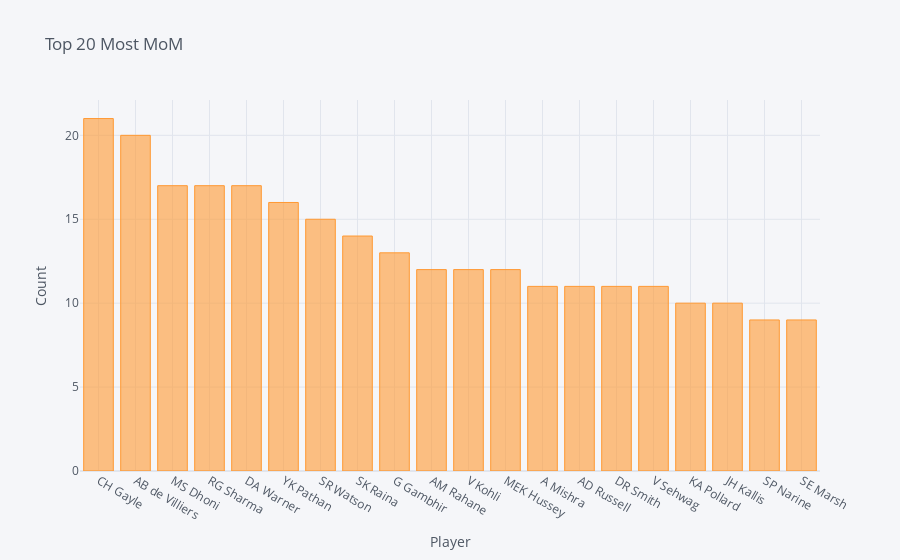

Notebook source saved alongside this figure:
### Markdown cell above
### Ch gayle was given highest mom

### Code cell
mom[:20].iplot(kind = 'bar', xTitle = 'Player', yTitle = 'Count', title = 'Top 20 Most MoM')

### Figure 1 — Plotly figure (JSON) as saved in the notebook; plotly's stock layout.template omitted (floating-point values rounded to 4 significant figures)
{"data": [{"marker": {"color": "rgba(255, 153, 51, 0.6)", "line": {"color": "rgba(255, 153, 51, 1.0)", "width": 1}}, "name": "player_of_match", "orientation": "v", "text": "", "type": "bar", "x": ["CH Gayle", "AB de Villiers", "MS Dhoni", "RG Sharma", "DA Warner", "YK Pathan", "SR Watson", "SK Raina", "G Gambhir", "AM Rahane", "V Kohli", "MEK Hussey", "A Mishra", "AD Russell", "DR Smith", "V Sehwag", "KA Pollard", "JH Kallis", "SP Narine", "SE Marsh"], "y": [21, 20, 17, 17, 17, 16, 15, 14, 13, 12, 12, 12, 11, 11, 11, 11, 10, 10, 9, 9]}], "layout": {"legend": {"bgcolor": "#F5F6F9", "font": {"color": "#4D5663"}}, "paper_bgcolor": "#F5F6F9", "plot_bgcolor": "#F5F6F9", "title": {"font": {"color": "#4D5663"}, "text": "Top 20 Most MoM"}, "xaxis": {"gridcolor": "#E1E5ED", "showgrid": true, "tickfont": {"color": "#4D5663"}, "title": {"font": {"color": "#4D5663"}, "text": "Player"}, "zerolinecolor": "#E1E5ED"}, "yaxis": {"gridcolor": "#E1E5ED", "showgrid": true, "tickfont": {"color": "#4D5663"}, "title": {"font": {"color": "#4D5663"}, "text": "Count"}, "zerolinecolor": "#E1E5ED"}}}
